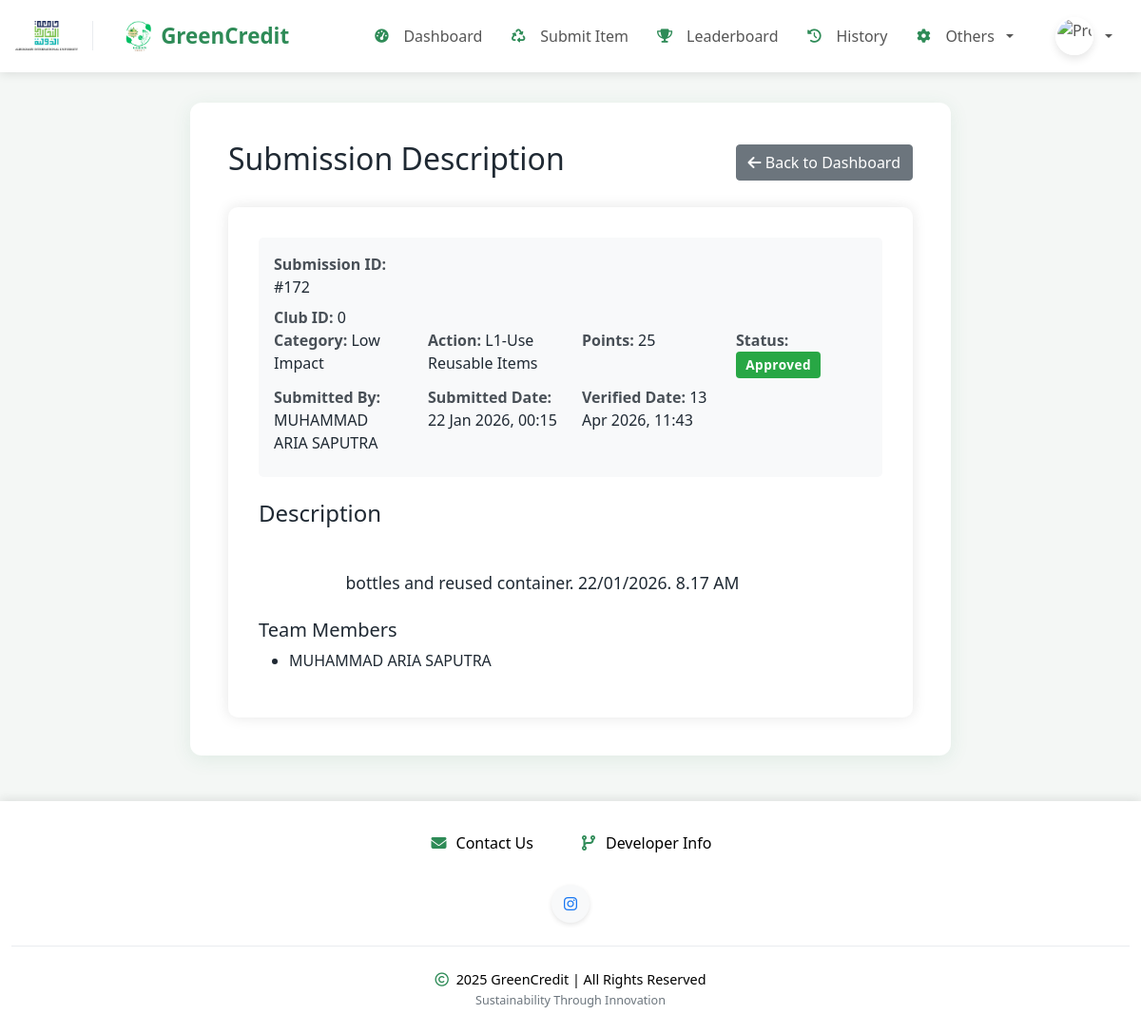
Screenshot of /user/description_view.php?id=172 (signed in) with the database file from the repository.
### tables this page shows
CREATE TABLE `submissions` (
  `id` int NOT NULL,
  `user_id` int DEFAULT NULL,
  `category` varchar(255) NOT NULL,
  `action` varchar(255) NOT NULL,
  `points` int NOT NULL,
  `proof_image` varchar(255) DEFAULT NULL,
  `status` enum('pending','approved','rejected') DEFAULT 'pending',
  `created_at` timestamp NOT NULL DEFAULT CURRENT_TIMESTAMP,
  `reward` varchar(255) DEFAULT NULL,
  `description` text,
  `admin_remarks` text,
  `verified_date` datetime DEFAULT NULL,
  `team_number` int DEFAULT '0',
  `team_members` text,
  `three_zero_cluster` text,
  `club_id` varchar(50) DEFAULT NULL,
  `superadmin_remarks` text
);

CREATE TABLE `users` (
  `id` int NOT NULL,
  `name` varchar(255) NOT NULL,
  `date_of_birth` date NOT NULL,
  `phone_number` varchar(20) NOT NULL,
  `email` varchar(255) NOT NULL,
  `password` varchar(255) NOT NULL,
  `role` enum('admin','user') DEFAULT 'user',
  `eco_points` int DEFAULT '0',
  `profile_pic` varchar(255) DEFAULT 'default-profile.jpg',
  `program_of_study` varchar(255) NOT NULL,
  `intake` varchar(50) NOT NULL,
  `country` varchar(100) NOT NULL,
  `gender` enum('Male','Female','Other') NOT NULL,
  `department` varchar(255) NOT NULL,
  `expected_graduation_year` year NOT NULL,
  `created_at` timestamp NOT NULL DEFAULT CURRENT_TIMESTAMP,
  `reset_token` varchar(255) DEFAULT NULL,
  `token_expiry` datetime DEFAULT NULL
);

### user/description_view.php (the view, shortened to what this page needs)
<?php
include '../includes/db.php';
$submission_id = (int)$_GET['id'];
$query = "
    SELECT s.*, u.name AS submitter_name
    FROM submissions s
    LEFT JOIN users u ON u.id = s.user_id
    WHERE s.id = ?
";
$stmt = $conn->prepare($query);
$stmt->bind_param("i", $submission_id);
$stmt->execute();
$result = $stmt->get_result();
$submission = $result->fetch_assoc();
$submitted_date = date('d M Y, H:i', strtotime($submission['created_at']));
$verified_date = ($submission['verified_date'] && $submission['verified_date'] !== '0000-00-00 00:00:00')
    ? date('d M Y, H:i', strtotime($submission['verified_date']))
    : 'Not verified yet';
$team_members = json_decode($submission['team_members'], true);
$description = $submission['description'] ?? 'No description provided';
$club_id_display = (strtolower($submission['category']) === 'low impact')
    ? '0'
    : ($submission['club_id'] ?? '-');
?>
<!DOCTYPE html>
<html lang="en">
<head>
    <link href="https://cdn.jsdelivr.net/npm/bootstrap@5.1.3/dist/css/bootstrap.min.css" rel="stylesheet" />
    <link rel="stylesheet" href="assets/css/styles.css" />
</head>
<body>
<?php include 'includes/header.php'; ?>
<div class="container my-5">
    <div class="row">
        <div class="col-12">
            <div class="d-flex justify-content-between align-items-center mb-4">
                <h2>Submission Description</h2>
                <a href="dashboard.php" class="btn btn-secondary">
                    <i class="fas fa-arrow-left"></i> Back to Dashboard
                </a>
            </div>
            <div class="description-container">
                <div class="submission-info">
                    <div class="row">
                        <div class="col-md-3 mb-2">
                            <span class="info-label">Submission ID:</span> #<?= $submission['id'] ?>
                        </div>
                        <div class="info-row">
                            <span class="info-label">Club ID:</span> <?= htmlspecialchars($club_id_display) ?>
                        </div>
                        <div class="col-md-3 mb-2">
                            <span class="info-label">Category:</span> <?= htmlspecialchars($submission['category']) ?>
                        </div>
                        <div class="col-md-3 mb-2">
                            <span class="info-label">Action:</span> <?= htmlspecialchars($submission['action']) ?>
                        </div>
                        <div class="col-md-3 mb-2">
                            <span class="info-label">Points:</span> <?= $submission['points'] ?>
                        </div>
                        <div class="col-md-3 mb-2">
                            <span class="info-label">Status:</span>
                            <span class="badge
                                <?php
                                if ($submission['status'] == 'pending') echo 'bg-warning';
                                elseif ($submission['status'] == 'approved') echo 'bg-success';
                                else echo 'bg-danger';
                                ?>">
                                <?= ucfirst($submission['status']) ?>
                            </span>
                        </div>
                        <div class="col-md-3 mb-2">
                            <span class="info-label">Submitted By:</span> <?= htmlspecialchars($submission['submitter_name'] ?? 'Unknown') ?>
                        </div>
                        <div class="col-md-3 mb-2">
                            <span class="info-label">Submitted Date:</span> <?= $submitted_date ?>
                        </div>
                        <div class="col-md-3 mb-2">
                            <span class="info-label">Verified Date:</span> <?= $verified_date ?>
                        </div>
                    </div>
                </div>
                <h4 class="mb-3">Description</h4>
                <div class="description-content">
                    <?= nl2br(htmlspecialchars($description)) ?>
                </div>
                <?php if (!empty($team_members)): ?>
                <div class="mt-4">
                    <h5>Team Members</h5>
                    <ul>
                        <?php foreach ($team_members as $member): ?>
                            <li><?= htmlspecialchars($member) ?></li>
                        <?php endforeach; ?>
                    </ul>
                </div>
                <?php endif; ?>
            </div>
        </div>
    </div>
</div>
<?php include 'includes/footer.php'; ?>
</body>
</html>

### user/assets/css/styles.css (style rules this page uses)
body { background-color: #f8f9fa; color: #333; font-family: 'Segoe UI', Tahoma, Geneva, Verdana, sans-serif; }
.container.my-5 { background-color: white; border-radius: 10px; box-shadow: 0 0 20px rgba(0, 0, 0, 0.05); padding: 2rem; margin-top: 2rem !important; margin-bottom: 2rem !important; }
.badge { padding: 0.5em 0.75em; font-size: 0.85em; font-weight: 600; letter-spacing: 0.5px; }
.bg-success { background-color: #28a745 !important; }
.container.my-5 { max-width: 800px; background-color: white; border-radius: 12px; box-shadow: 0 4px 20px rgba(46, 139, 87, 0.1); padding: 2.5rem; margin-top: 2rem !important; margin-bottom: 3rem !important; }
.badge.bg-success { background-color: #28a745 !important; }
body { background-color: #ffffff; color: #000000; transition: background-color 0.3s, color 0.3s; }
body, .container, .table, .form-control, .card, .modal-content { transition: background-color 0.3s ease, color 0.3s ease; }
html, body { overflow-x: hidden; }
:root { --gc-bg: #f4f7f5; --gc-surface: #ffffff; --gc-surface-soft: #f8fbf8; --gc-border: rgba(20, 83, 45, 0.12); --gc-text: #1f2933; --gc-muted: #667085; --gc-primary: #2e8b57; --gc-primary-soft: #e9f7ef; --gc-shadow: 0 14px 34px rgba(16, 24, 40, 0.08); }
body { background: var(--gc-bg); color: var(--gc-text); transition: background-color 0.25s ease, color 0.25s ease; }
.container, .container-fluid, .card, .modal-content, .list-group-item, .profile-container, .profile-section, .leaderboard-container, .developer-card, .stats-card { transition: background-color 0.25s ease, color 0.25s ease, border-color 0.25s ease, box-shadow 0.25s ease; }

### user/description_view.php (style rules this page uses)
.description-container { background: white; padding: 2rem; border-radius: 10px; box-shadow: 0 0 15px rgba(0,0,0,0.1); }
.description-content { white-space: pre-wrap; line-height: 1.6; font-size: 1.1rem; }
.submission-info { background: #f8f9fa; padding: 1rem; border-radius: 5px; margin-bottom: 1.5rem; }
.info-label { font-weight: bold; color: #495057; }

### rows the page displays
submissions: id "172", category "0", category "Low Impact", action "L1-Use Reusable Items", points "25", status "Approved", user.name "MUHAMMAD ARIA SAPUTRA", created_at "22 Jan 2026, 00:15", verified_date "13 Apr 2026, 11:43", description "bottles and reused container. 22/01/2026. 8.17 AM", team_members "MUHAMMAD ARIA SAPUTRA"
